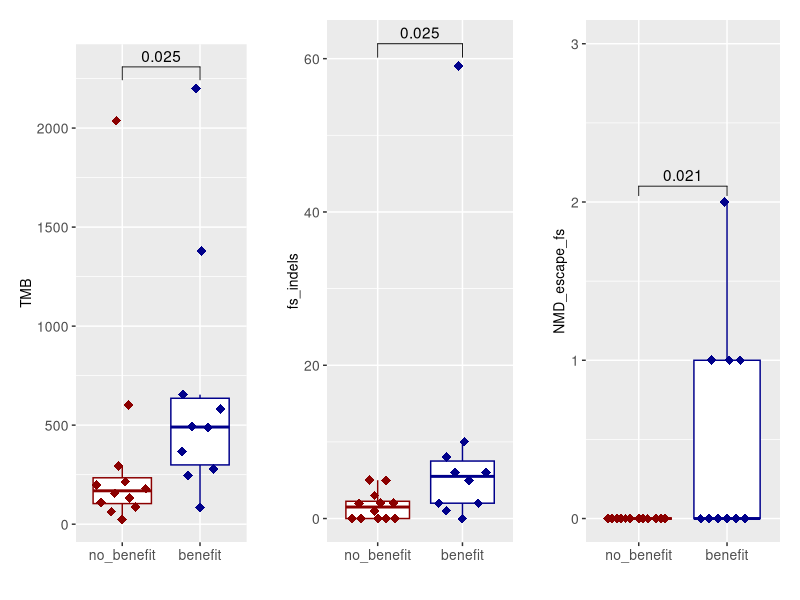

Reproduce this figure in R. (Note: this script raises an error after producing the figure.)

library(ggpubr)
library(ggplot2)
library(cowplot)
library(nlme)
library(plyr)
require(reshape2)
library(gridExtra)
library(cowplot)
library(survival)
library('survminer')
library(scales)
library('dplyr')
library(ggbeeswarm)

rm(list=ls(all=TRUE))
my_comparisons <- list( c("no-benefit","benefit"))
cbPalette2 <- c("darkred","darkblue")

# ACT
my_comparisons <- list( c("no_benefit","benefit"))
dat<-read.table("./act_nmd_data.txt",header=T)
dat$response<-factor(dat$response,levels = c("no_benefit","benefit"),ordered = TRUE)
ac_snv_ri<-ggplot(data=dat,aes(x=response, y=TMB,color=response))+geom_boxplot(outlier.shape = NA) +geom_quasirandom(size = 3, shape=18)+ theme(legend.position = "none",text = element_text(size=10),axis.text.x = element_text(size=10),axis.text.y = element_text(size=10))+stat_compare_means(comparisons = my_comparisons,)+scale_fill_manual(values=cbPalette2)+scale_color_manual(values = cbPalette2)+ theme(plot.margin = unit(c(1,1,1,1), "lines"))+ ggtitle("")+xlab("")
ac_fs_ri<-ggplot(data=dat,aes(x=response, y=fs_indels,color=response))+geom_boxplot(outlier.shape = NA) +geom_quasirandom(size = 3, shape=18)+ theme(legend.position = "none",text = element_text(size=10),axis.text.x = element_text(size=10),axis.text.y = element_text(size=10))+stat_compare_means(comparisons = my_comparisons,)+scale_fill_manual(values=cbPalette2)+scale_color_manual(values = cbPalette2)+ theme(plot.margin = unit(c(1,1,1,1), "lines"))+xlab("")
ac_nmd_ri<-ggplot(data=dat,aes(x=response, y=NMD_escape_fs,color=response)) +geom_boxplot(outlier.shape = NA)+geom_quasirandom(size = 3, shape=18)+ theme(legend.position = "none",text = element_text(size=10),axis.text.x = element_text(size=10),axis.text.y = element_text(size=10))+stat_compare_means(comparisons = my_comparisons,)+scale_fill_manual(values=cbPalette2)+scale_color_manual(values = cbPalette2)+ theme(plot.margin = unit(c(1,1,1,1), "lines"))+xlab("")+scale_y_continuous(limits=c(0,3))
plot_grid(ac_snv_ri,ac_fs_ri,ac_nmd_ri,nrow=1)

# MVA
dat<-read.table("./combined_CPI_dat_all_final.txt",header=T)
summary(glm(benefit~TMB+nmd_escape+study,data=dat,family=binomial(link='logit')))


